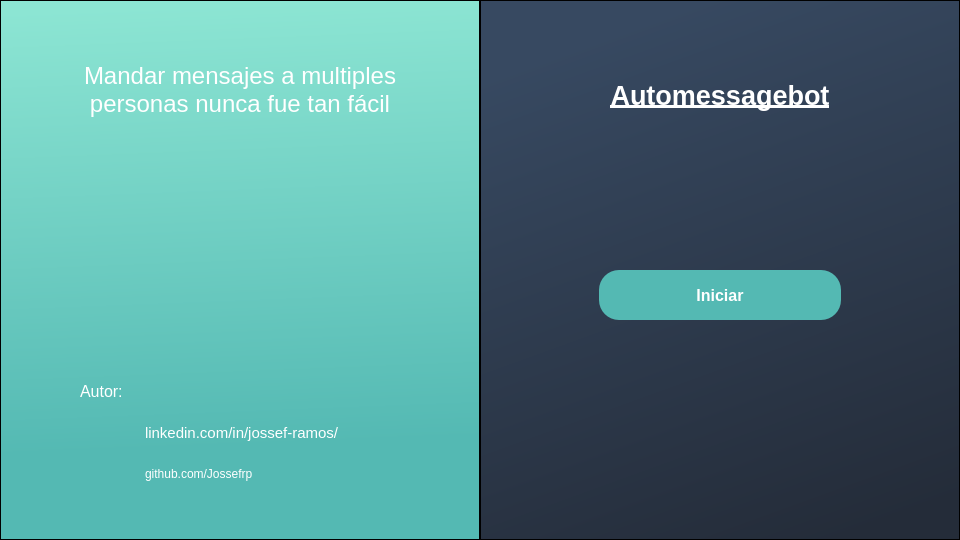
<?xml version="1.0" encoding="UTF-8"?>
<ui version="4.0">
 <class>LoginWindow</class>
 <widget class="QMainWindow" name="LoginWindow">
  <property name="geometry">
   <rect>
    <x>0</x>
    <y>0</y>
    <width>960</width>
    <height>540</height>
   </rect>
  </property>
  <property name="minimumSize">
   <size>
    <width>960</width>
    <height>540</height>
   </size>
  </property>
  <property name="maximumSize">
   <size>
    <width>960</width>
    <height>540</height>
   </size>
  </property>
  <property name="windowTitle">
   <string>MainWindow</string>
  </property>
  <property name="windowIcon">
   <iconset>
    <normaloff>../assets/icons/img_app.ico</normaloff>../assets/icons/img_app.ico</iconset>
  </property>
  <widget class="QWidget" name="centralwidget">
   <widget class="QFrame" name="frame">
    <property name="geometry">
     <rect>
      <x>480</x>
      <y>0</y>
      <width>480</width>
      <height>540</height>
     </rect>
    </property>
    <property name="styleSheet">
     <string notr="true">background-color: qlineargradient(spread:pad, x1:0.425, y1:0.011, x2:0.745, y2:1, stop:0 rgba(55, 73, 97, 255), stop:1 rgba(36, 44, 57, 255));</string>
    </property>
    <property name="frameShape">
     <enum>QFrame::StyledPanel</enum>
    </property>
    <property name="frameShadow">
     <enum>QFrame::Raised</enum>
    </property>
    <widget class="QLabel" name="label">
     <property name="geometry">
      <rect>
       <x>0</x>
       <y>70</y>
       <width>480</width>
       <height>51</height>
      </rect>
     </property>
     <property name="styleSheet">
      <string notr="true">background-color: rgba(255, 255, 255,0);
color: white;</string>
     </property>
     <property name="text">
      <string>&lt;html&gt;&lt;head/&gt;&lt;body&gt;&lt;p align=&quot;center&quot;&gt;&lt;span style=&quot; font-size:20pt; font-weight:600; text-decoration: underline;&quot;&gt;Automessagebot&lt;/span&gt;&lt;/p&gt;&lt;/body&gt;&lt;/html&gt;</string>
     </property>
    </widget>
    <widget class="QPushButton" name="start_button">
     <property name="geometry">
      <rect>
       <x>119</x>
       <y>270</y>
       <width>242</width>
       <height>50</height>
      </rect>
     </property>
     <property name="font">
      <font>
       <pointsize>-1</pointsize>
       <weight>75</weight>
       <italic>false</italic>
       <bold>true</bold>
      </font>
     </property>
     <property name="styleSheet">
      <string notr="true">QPushButton{
	color: white;
    background-color: rgba(84, 185, 179, 255);
    border-style: outset;
    border-radius: 20px;
    font: bold 16px;
    min-width: 10em;
    padding: 6px;
}
QPushButton:pressed {
	background-color: rgb(71, 155, 149);
    border-style: inset;
}
</string>
     </property>
     <property name="text">
      <string>Iniciar</string>
     </property>
     <property name="checkable">
      <bool>false</bool>
     </property>
     <property name="autoRepeat">
      <bool>false</bool>
     </property>
     <property name="autoExclusive">
      <bool>false</bool>
     </property>
     <property name="autoDefault">
      <bool>false</bool>
     </property>
     <property name="flat">
      <bool>true</bool>
     </property>
    </widget>
    <widget class="QPushButton" name="info_button">
     <property name="geometry">
      <rect>
       <x>420</x>
       <y>470</y>
       <width>52</width>
       <height>52</height>
      </rect>
     </property>
     <property name="styleSheet">
      <string notr="true">background-color: rgba(255, 255, 255, 0);</string>
     </property>
     <property name="text">
      <string/>
     </property>
     <property name="icon">
      <iconset>
       <normaloff>../assets/icons/login/info.png</normaloff>../assets/icons/login/info.png</iconset>
     </property>
     <property name="iconSize">
      <size>
       <width>52</width>
       <height>52</height>
      </size>
     </property>
     <property name="flat">
      <bool>true</bool>
     </property>
    </widget>
   </widget>
   <widget class="QFrame" name="frame_2">
    <property name="geometry">
     <rect>
      <x>0</x>
      <y>0</y>
      <width>480</width>
      <height>540</height>
     </rect>
    </property>
    <property name="styleSheet">
     <string notr="true">background-color: qlineargradient(spread:pad, x1:0.49, y1:0.006, x2:0.525, y2:1, stop:0 rgba(140, 229, 211, 255), stop:0.825 rgba(84, 185, 179, 255));
</string>
    </property>
    <property name="frameShape">
     <enum>QFrame::StyledPanel</enum>
    </property>
    <property name="frameShadow">
     <enum>QFrame::Raised</enum>
    </property>
    <widget class="QLabel" name="img_python">
     <property name="geometry">
      <rect>
       <x>280</x>
       <y>170</y>
       <width>101</width>
       <height>61</height>
      </rect>
     </property>
     <property name="styleSheet">
      <string notr="true">background-color: rgb(255, 255, 255, 0%);</string>
     </property>
     <property name="text">
      <string/>
     </property>
     <property name="pixmap">
      <pixmap>../assets/icons/login/python.png</pixmap>
     </property>
     <property name="scaledContents">
      <bool>true</bool>
     </property>
    </widget>
    <widget class="QLabel" name="title_text">
     <property name="geometry">
      <rect>
       <x>0</x>
       <y>50</y>
       <width>480</width>
       <height>81</height>
      </rect>
     </property>
     <property name="font">
      <font>
       <pointsize>18</pointsize>
      </font>
     </property>
     <property name="styleSheet">
      <string notr="true">background-color: rgba(255, 255, 255, 0%);
color: rgb(255, 255, 255);</string>
     </property>
     <property name="text">
      <string>&lt;html&gt;&lt;head/&gt;&lt;body&gt;&lt;p align=&quot;center&quot;&gt;Mandar mensajes a multiples &lt;br/&gt;personas nunca fue tan fácil&lt;/p&gt;&lt;/body&gt;&lt;/html&gt;</string>
     </property>
    </widget>
    <widget class="QLabel" name="img_pc">
     <property name="geometry">
      <rect>
       <x>80</x>
       <y>170</y>
       <width>291</width>
       <height>181</height>
      </rect>
     </property>
     <property name="styleSheet">
      <string notr="true">background-color: rgba(255, 255, 255, 0%);</string>
     </property>
     <property name="text">
      <string/>
     </property>
     <property name="pixmap">
      <pixmap>../assets/icons/login/pc.png</pixmap>
     </property>
     <property name="scaledContents">
      <bool>true</bool>
     </property>
    </widget>
    <widget class="QPushButton" name="linkd_button">
     <property name="geometry">
      <rect>
       <x>90</x>
       <y>406</y>
       <width>50</width>
       <height>50</height>
      </rect>
     </property>
     <property name="styleSheet">
      <string notr="true">background-color: rgba(255, 255, 255, 0);</string>
     </property>
     <property name="text">
      <string/>
     </property>
     <property name="icon">
      <iconset>
       <normaloff>../assets/icons/login/linkdin.png</normaloff>../assets/icons/login/linkdin.png</iconset>
     </property>
     <property name="iconSize">
      <size>
       <width>50</width>
       <height>50</height>
      </size>
     </property>
     <property name="checkable">
      <bool>false</bool>
     </property>
     <property name="checked">
      <bool>false</bool>
     </property>
     <property name="autoRepeat">
      <bool>false</bool>
     </property>
     <property name="autoRepeatDelay">
      <number>300</number>
     </property>
     <property name="autoRepeatInterval">
      <number>100</number>
     </property>
     <property name="flat">
      <bool>true</bool>
     </property>
    </widget>
    <widget class="QPushButton" name="github_button">
     <property name="geometry">
      <rect>
       <x>90</x>
       <y>452</y>
       <width>50</width>
       <height>50</height>
      </rect>
     </property>
     <property name="styleSheet">
      <string notr="true">background-color: rgba(255, 255, 255, 0);</string>
     </property>
     <property name="text">
      <string/>
     </property>
     <property name="icon">
      <iconset>
       <normaloff>../assets/icons/login/github.png</normaloff>../assets/icons/login/github.png</iconset>
     </property>
     <property name="iconSize">
      <size>
       <width>60</width>
       <height>60</height>
      </size>
     </property>
     <property name="autoRepeat">
      <bool>false</bool>
     </property>
     <property name="autoDefault">
      <bool>false</bool>
     </property>
     <property name="default">
      <bool>false</bool>
     </property>
     <property name="flat">
      <bool>true</bool>
     </property>
    </widget>
    <widget class="QLabel" name="label_2">
     <property name="geometry">
      <rect>
       <x>145</x>
       <y>422</y>
       <width>211</width>
       <height>22</height>
      </rect>
     </property>
     <property name="font">
      <font>
       <pointsize>11</pointsize>
      </font>
     </property>
     <property name="styleSheet">
      <string notr="true">background-color: rgba(255, 255, 255,0%);
color: rgb(255, 255, 255);</string>
     </property>
     <property name="text">
      <string>linkedin.com/in/jossef-ramos/</string>
     </property>
    </widget>
    <widget class="QLabel" name="label_3">
     <property name="geometry">
      <rect>
       <x>145</x>
       <y>463</y>
       <width>211</width>
       <height>22</height>
      </rect>
     </property>
     <property name="styleSheet">
      <string notr="true">background-color: rgba(255, 255, 255,0%);
color: rgb(255, 255, 255);</string>
     </property>
     <property name="text">
      <string>github.com/Jossefrp</string>
     </property>
    </widget>
    <widget class="QLabel" name="label_4">
     <property name="geometry">
      <rect>
       <x>80</x>
       <y>380</y>
       <width>51</width>
       <height>22</height>
      </rect>
     </property>
     <property name="font">
      <font>
       <pointsize>12</pointsize>
      </font>
     </property>
     <property name="styleSheet">
      <string notr="true">background-color: rgba(255, 255, 255,0%);
color: rgb(255, 255, 255);</string>
     </property>
     <property name="text">
      <string>Autor:</string>
     </property>
    </widget>
    <zorder>title_text</zorder>
    <zorder>img_pc</zorder>
    <zorder>img_python</zorder>
    <zorder>linkd_button</zorder>
    <zorder>github_button</zorder>
    <zorder>label_2</zorder>
    <zorder>label_3</zorder>
    <zorder>label_4</zorder>
   </widget>
  </widget>
 </widget>
 <resources/>
 <connections/>
</ui>
